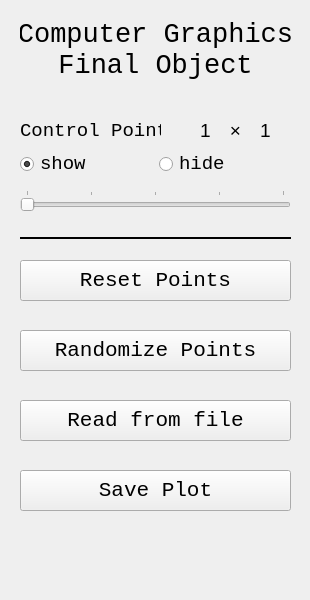
<?xml version="1.0" encoding="UTF-8"?>
<ui version="4.0">
 <class>MainWindow</class>
 <widget class="QMainWindow" name="MainWindow">
  <property name="geometry">
   <rect>
    <x>0</x>
    <y>0</y>
    <width>310</width>
    <height>600</height>
   </rect>
  </property>
  <property name="windowTitle">
   <string>MainWindow</string>
  </property>
  <widget class="QWidget" name="centralwidget">
   <widget class="QLabel" name="label_0">
    <property name="geometry">
     <rect>
      <x>20</x>
      <y>20</y>
      <width>271</width>
      <height>61</height>
     </rect>
    </property>
    <property name="font">
     <font>
      <family>Consolas</family>
      <pointsize>20</pointsize>
     </font>
    </property>
    <property name="text">
     <string>Computer Graphics
Final Object</string>
    </property>
    <property name="alignment">
     <set>Qt::AlignCenter</set>
    </property>
   </widget>
   <widget class="QSlider" name="horizontalSlider">
    <property name="geometry">
     <rect>
      <x>20</x>
      <y>190</y>
      <width>271</width>
      <height>22</height>
     </rect>
    </property>
    <property name="minimum">
     <number>1</number>
    </property>
    <property name="maximum">
     <number>5</number>
    </property>
    <property name="orientation">
     <enum>Qt::Horizontal</enum>
    </property>
    <property name="tickPosition">
     <enum>QSlider::TicksAbove</enum>
    </property>
    <property name="tickInterval">
     <number>1</number>
    </property>
   </widget>
   <widget class="QLabel" name="label_1">
    <property name="geometry">
     <rect>
      <x>20</x>
      <y>120</y>
      <width>141</width>
      <height>21</height>
     </rect>
    </property>
    <property name="font">
     <font>
      <family>Consolas</family>
      <pointsize>14</pointsize>
     </font>
    </property>
    <property name="text">
     <string>Control Points</string>
    </property>
   </widget>
   <widget class="QLabel" name="label_2">
    <property name="geometry">
     <rect>
      <x>190</x>
      <y>120</y>
      <width>31</width>
      <height>21</height>
     </rect>
    </property>
    <property name="font">
     <font>
      <family>Arial</family>
      <pointsize>14</pointsize>
     </font>
    </property>
    <property name="text">
     <string>1</string>
    </property>
    <property name="alignment">
     <set>Qt::AlignCenter</set>
    </property>
   </widget>
   <widget class="QPushButton" name="pushButton_1">
    <property name="geometry">
     <rect>
      <x>20</x>
      <y>260</y>
      <width>271</width>
      <height>41</height>
     </rect>
    </property>
    <property name="font">
     <font>
      <family>Consolas</family>
      <pointsize>16</pointsize>
     </font>
    </property>
    <property name="text">
     <string>Reset Points</string>
    </property>
   </widget>
   <widget class="QPushButton" name="pushButton_2">
    <property name="geometry">
     <rect>
      <x>20</x>
      <y>330</y>
      <width>271</width>
      <height>41</height>
     </rect>
    </property>
    <property name="font">
     <font>
      <family>Consolas</family>
      <pointsize>16</pointsize>
     </font>
    </property>
    <property name="text">
     <string>Randomize Points</string>
    </property>
   </widget>
   <widget class="QPushButton" name="pushButton_3">
    <property name="geometry">
     <rect>
      <x>20</x>
      <y>400</y>
      <width>271</width>
      <height>41</height>
     </rect>
    </property>
    <property name="font">
     <font>
      <family>Consolas</family>
      <pointsize>16</pointsize>
     </font>
    </property>
    <property name="text">
     <string>Read from file</string>
    </property>
   </widget>
   <widget class="Line" name="line">
    <property name="geometry">
     <rect>
      <x>20</x>
      <y>230</y>
      <width>271</width>
      <height>16</height>
     </rect>
    </property>
    <property name="frameShadow">
     <enum>QFrame::Plain</enum>
    </property>
    <property name="lineWidth">
     <number>2</number>
    </property>
    <property name="orientation">
     <enum>Qt::Horizontal</enum>
    </property>
   </widget>
   <widget class="QPushButton" name="pushButton_4">
    <property name="geometry">
     <rect>
      <x>20</x>
      <y>470</y>
      <width>271</width>
      <height>41</height>
     </rect>
    </property>
    <property name="font">
     <font>
      <family>Consolas</family>
      <pointsize>16</pointsize>
     </font>
    </property>
    <property name="text">
     <string>Save Plot</string>
    </property>
   </widget>
   <widget class="QLabel" name="label_4">
    <property name="geometry">
     <rect>
      <x>250</x>
      <y>120</y>
      <width>31</width>
      <height>21</height>
     </rect>
    </property>
    <property name="font">
     <font>
      <family>Arial</family>
      <pointsize>14</pointsize>
     </font>
    </property>
    <property name="text">
     <string>1</string>
    </property>
    <property name="alignment">
     <set>Qt::AlignCenter</set>
    </property>
   </widget>
   <widget class="QLabel" name="label_3">
    <property name="geometry">
     <rect>
      <x>220</x>
      <y>120</y>
      <width>31</width>
      <height>21</height>
     </rect>
    </property>
    <property name="font">
     <font>
      <family>Arial</family>
      <pointsize>14</pointsize>
     </font>
    </property>
    <property name="text">
     <string>×</string>
    </property>
    <property name="alignment">
     <set>Qt::AlignCenter</set>
    </property>
   </widget>
   <widget class="QWidget" name="layoutWidget">
    <property name="geometry">
     <rect>
      <x>20</x>
      <y>150</y>
      <width>271</width>
      <height>28</height>
     </rect>
    </property>
    <layout class="QHBoxLayout" name="horizontalLayout">
     <item>
      <widget class="QRadioButton" name="radioButton_1">
       <property name="font">
        <font>
         <family>Consolas</family>
         <pointsize>14</pointsize>
        </font>
       </property>
       <property name="text">
        <string>show</string>
       </property>
       <property name="checked">
        <bool>true</bool>
       </property>
      </widget>
     </item>
     <item>
      <widget class="QRadioButton" name="radioButton_2">
       <property name="font">
        <font>
         <family>Consolas</family>
         <pointsize>14</pointsize>
        </font>
       </property>
       <property name="text">
        <string>hide</string>
       </property>
      </widget>
     </item>
    </layout>
   </widget>
  </widget>
 </widget>
 <tabstops>
  <tabstop>radioButton_1</tabstop>
  <tabstop>radioButton_2</tabstop>
  <tabstop>horizontalSlider</tabstop>
  <tabstop>pushButton_1</tabstop>
  <tabstop>pushButton_2</tabstop>
  <tabstop>pushButton_3</tabstop>
  <tabstop>pushButton_4</tabstop>
 </tabstops>
 <resources/>
 <connections>
  <connection>
   <sender>horizontalSlider</sender>
   <signal>valueChanged(int)</signal>
   <receiver>label_4</receiver>
   <slot>setNum(int)</slot>
   <hints>
    <hint type="sourcelabel">
     <x>825</x>
     <y>202</y>
    </hint>
    <hint type="destinationlabel">
     <x>850</x>
     <y>125</y>
    </hint>
   </hints>
  </connection>
  <connection>
   <sender>horizontalSlider</sender>
   <signal>valueChanged(int)</signal>
   <receiver>label_2</receiver>
   <slot>setNum(int)</slot>
   <hints>
    <hint type="sourcelabel">
     <x>660</x>
     <y>200</y>
    </hint>
    <hint type="destinationlabel">
     <x>784</x>
     <y>131</y>
    </hint>
   </hints>
  </connection>
 </connections>
</ui>
